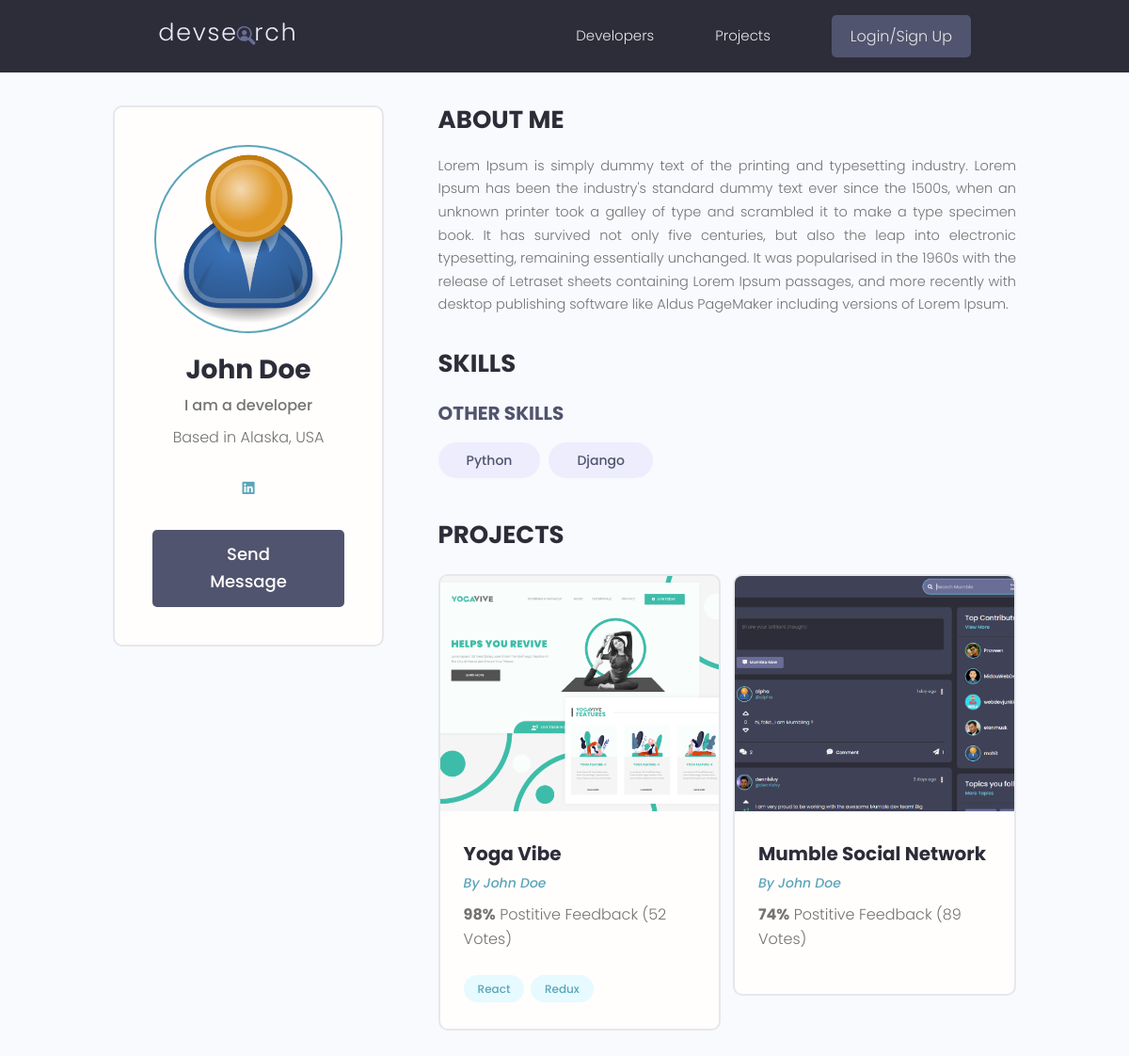
The app's page /profile/a6418f73-924c-4e80-9458-add56a2393b4/, older data.
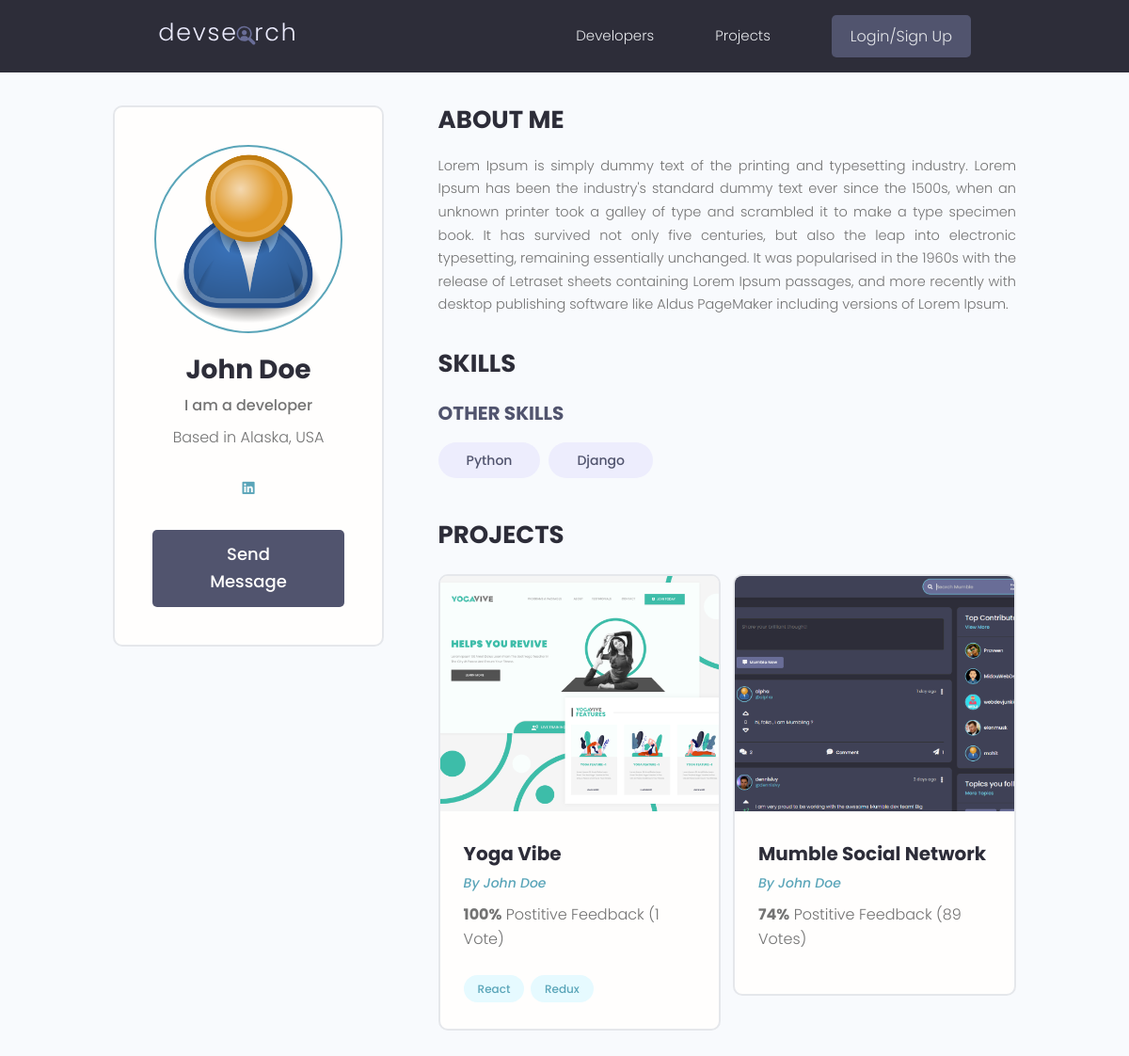
The same page, newer data.
### projects/models.py (models this page shows, shortened)
class Project(models.Model):
    owner = models.ForeignKey(
        Profile, null=True, blank=True, on_delete=models.SET_NULL)
    title = models.CharField(max_length=200)
    description = models.TextField(null=True, blank=True)
    featured_image = models.ImageField(
        null=True, blank=True, default='default.jpg')
    demo_link = models.CharField(max_length=2000, null=True, blank=True)
    source_link = models.CharField(max_length=2000, null=True, blank=True)
    tags = models.ManyToManyField('Tag', blank=True)
    vote_total = models.IntegerField(default=0, null=True, blank=True)
    vote_ratio = models.IntegerField(default=0, null=True, blank=True)
    created = models.DateTimeField(auto_now_add=True)
    id = models.UUIDField(default=uuid.uuid4, unique=True,
                          primary_key=True, editable=False)
    class Meta:
        ordering = ['-vote_ratio', '-vote_total', 'title']

### users/models.py (models this page shows, shortened)
class Profile(models.Model):
    user = models.OneToOneField(
        User, on_delete=models.CASCADE, null=True, blank=True)
    name = models.CharField(max_length=200, blank=True, null=True)
    email = models.EmailField(max_length=500, blank=True, null=True)
    username = models.CharField(max_length=200, blank=True, null=True)
    location = models.CharField(max_length=200, blank=True, null=True)
    short_intro = models.CharField(max_length=200, blank=True, null=True)
    bio = models.TextField(blank=True, null=True)
    profile_image = models.ImageField(
        null=True, blank=True, upload_to='profiles/', default='profiles/user-default.png')
    social_github = models.CharField(max_length=200, blank=True, null=True)
    social_twitter = models.CharField(max_length=200, blank=True, null=True)
    social_linkedin = models.CharField(max_length=200, blank=True, null=True)
    social_youtube = models.CharField(max_length=200, blank=True, null=True)
    social_website = models.CharField(max_length=200, blank=True, null=True)
    created = models.DateTimeField(auto_now_add=True)
    id = models.UUIDField(default=uuid.uuid4, unique=True,
                          primary_key=True, editable=False)

### users/views.py (the view)
# urls.py: path('profile/<str:pk>/', views.userProfile, name='user-profile'),
def userProfile(request, pk):
    profile = Profile.objects.get(id=pk)
    topSkills = profile.skill_set.exclude(description__exact="")
    otherSkills = profile.skill_set.filter(description="")
    context = {'profile': profile, 'topSkills': topSkills,
               'otherSkills': otherSkills}
    return render(request, 'users/user-profile.html', context)

### projects/models.py (called while the page is built)
    def __str__(self):
        return self.name

### users/templates/users/user-profile.html (shortened to what this page needs)
{% extends 'main.html' %}
{% block content %}
  <main class="profile my-md">
    <div class="container">
      <div class="layout">
        <div class="column column--1of3">
          <div class="card text-center">
            <div class="card__body dev">
              <img class="avatar avatar--xl" src="{{ profile.profile_image.url }}" />
              <h2 class="dev__name">{{ profile.name }}</h2>
              <p class="dev__title">{{ profile.short_intro }}</p>
              <p class="dev__location">Based in {{ profile.location }}</p>
              <ul class="dev__social">
                {% if profile.social_linkedin %}
                <li>
                  <a title="LinkedIn" href="{{ profile.social_linkedin }}" target="_blank"><i class="fa-brands fa-linkedin"></i></a>
                </li>
                {% endif %}
              </ul>
              {% if request.user.profile.id != profile.id %}
                <a href="{% url 'create-message' profile.id %}" class="btn btn--sub btn--lg">Send Message</a>
              {% endif %}
            </div>
          </div>
        </div>
        <div class="column column--2of3">
          <div class="devInfo">
            <h3 class="devInfo__title">About Me</h3>
            <p class="devInfo__about">
            {{profile.bio}}
            </p>
          </div>
          <div class="devInfo">
            <h3 class="devInfo__title">Skills</h3>
            <div class="devInfo__skills">
              <h3 class="devInfo__subtitle">Other Skills</h3>
              <div class="devInfo__otherSkills">
                {% for skill in otherSkills %}
                <span class="tag tag--pill tag--sub tag--lg">
                  <small>{{ skill.name }}</small>
                </span>
                {% endfor %}
              </div>
            </div>
          </div>
          <div class="devInfo">
            <h3 class="devInfo__title">Projects</h3>
            <div class="grid grid--two">
              {% for project in profile.project_set.all %}
                <div class="column">
                  <div class="card project">
                    <a href="{% url 'project' project.id %}" class="project">
                      <img class="project__thumbnail" src="{{ project.featured_image.url }}" alt="project thumbnail" />
                      <div class="card__body">
                        <h3 class="project__title">{{ project.title }}</h3>
                        <p><a class="project__author" href="{% url 'user-profile' project.owner.id %}">By {{ project.owner.name }}</a></p>
                        <p class="project--rating">
                          <span style="font-weight: bold;">{{ project.vote_ratio }}%</span> Postitive
                          Feedback ({{project.vote_total}} Vote{{project.vote_total|pluralize:"s"}})
                        </p>
                        <div class="project__tags">
                          {% for tag in project.tags.all %}
                          <span class="tag tag--pill tag--main">
                            <small>{{ tag }}</small>
                          </span>
                          {% endfor %}
                        </div>
                      </div>
                    </a>
                  </div>
                </div>
              {% endfor %}
            </div>
          </div>
        </div>
      </div>
    </div>
  </main>
{% endblock content %}

Row changes from the older to the newer data that the page shows:
changed Project "Yoga Vibe": vote_ratio "98" → "100"; vote_total "52" → "1"
